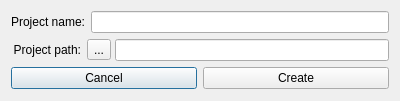
<?xml version="1.0" encoding="UTF-8"?>
<ui version="4.0">
 <class>DialogWithFile</class>
 <widget class="QDialog" name="dialogWithFile">
  <property name="geometry">
   <rect>
    <x>0</x>
    <y>0</y>
    <width>400</width>
    <height>101</height>
   </rect>
  </property>
  <property name="windowTitle">
   <string>Dialog</string>
  </property>
  <layout class="QVBoxLayout" name="verticalLayout">
   <item>
    <layout class="QHBoxLayout" name="value">
     <item>
      <widget class="QLabel" name="labelValue">
       <property name="minimumSize">
        <size>
         <width>70</width>
         <height>0</height>
        </size>
       </property>
       <property name="text">
        <string>Project name:</string>
       </property>
       <property name="alignment">
        <set>Qt::AlignRight|Qt::AlignTrailing|Qt::AlignVCenter</set>
       </property>
      </widget>
     </item>
     <item>
      <widget class="QLineEdit" name="editValue"/>
     </item>
    </layout>
   </item>
   <item>
    <layout class="QHBoxLayout" name="file">
     <item>
      <widget class="QLabel" name="labelLocation">
       <property name="minimumSize">
        <size>
         <width>70</width>
         <height>0</height>
        </size>
       </property>
       <property name="text">
        <string>Project path:</string>
       </property>
       <property name="alignment">
        <set>Qt::AlignRight|Qt::AlignTrailing|Qt::AlignVCenter</set>
       </property>
      </widget>
     </item>
     <item>
      <layout class="QHBoxLayout" name="fileLocation">
       <property name="spacing">
        <number>4</number>
       </property>
       <item>
        <widget class="QToolButton" name="buttonFindLocation">
         <property name="text">
          <string>...</string>
         </property>
        </widget>
       </item>
       <item>
        <widget class="QLineEdit" name="editLocation"/>
       </item>
      </layout>
     </item>
    </layout>
   </item>
   <item>
    <layout class="QHBoxLayout" name="buttons">
     <item>
      <widget class="QPushButton" name="buttonCancel">
       <property name="text">
        <string>Cancel</string>
       </property>
      </widget>
     </item>
     <item>
      <widget class="QPushButton" name="buttonCreate">
       <property name="text">
        <string>Create</string>
       </property>
      </widget>
     </item>
    </layout>
   </item>
  </layout>
 </widget>
 <resources/>
 <connections/>
</ui>
